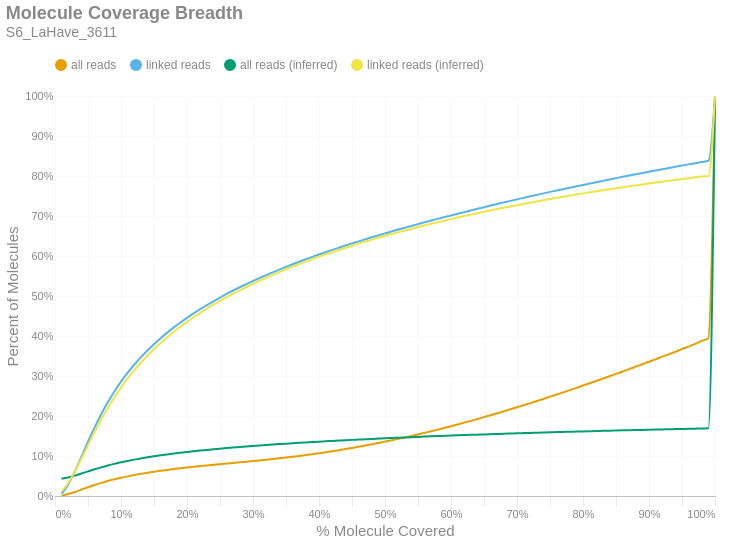

The cell this chart's notebook holds for it:
### Markdown cell above
### Molecule Read Coverage
This chart shows molecule coverage breadth as computed by the number of bases aligned to that molecule. In other words, "*how much of each unique long molecule is actually sequenced/aligned?*" Keep in mind there is a distinction between sequences and alignments, since some sequences belonging to a particular molecule may not align well and wouldn't appear in the alignment data. This chart also shows molecule coverage breadth as computed by the *inferred fragment* from which the aligned sequences originate. Unlike read coverage, this calculation takes into account the total insert size, including unsequenced gaps between the forward and reverse reads. Like the previous figures, these are cumulative percents.

### Code cell
if SKIPLR:
    print_html(f"Skipped")
else:
    binned_df = consolidated_hist(valids['coverage_bp'], mask, 0.01, True)
    binned_df_inf = consolidated_hist(valids['coverage_inserts'], mask, 0.01, True)
    binned_df = binned_df.with_columns(pl.lit(binned_df_inf['all reads (cumsum)']).alias('all reads (inferred)'))
    binned_df = binned_df.with_columns(pl.lit(binned_df_inf['linked reads (cumsum)']).alias('linked reads (inferred)'))
    binned_df = binned_df.with_columns(
        (pl.col('bin').cast(pl.Float64) + 0.01).alias('right_edge')
    )

    with SafeRender(binned_df):
        (
            density_plot(binned_df, 'Molecule Coverage Breadth', samplename, 'molcov', ['all reads (inferred)','linked reads (inferred)'])
            .encode(
                #x=alt.X('bin:Q', title="% Molecule Covered").axis(format = '%').scale(padding=0),
                x=alt.X('right_edge:Q', title="% Molecule Covered").axis(format='%').scale(padding=0),
                y=alt.Y('value:Q', title='Percent of Molecules')
                    .axis(format='%')
                    .stack(False)
                    .scale(domainMin=0, padding=0),
                color=alt.Color("key:N").scale(domain = ["all reads", "linked reads", "all reads (inferred)", "linked reads (inferred)"]),
                tooltip = [
                    alt.Tooltip("key:N", title = "Data Type"),
                    alt.Tooltip("range_label:N", title="% Molecule Covered"),
                    alt.Tooltip("value:Q", format = ".2%", title="% Molecules")
                ]
            )
        ).display()

### Figure 1 — Vega-Lite specification as saved in the notebook (floating-point values rounded to 4 significant figures)
{"width": "container", "height": 400, "config": {"title": {"anchor": "start", "dy": -15, "fontSize": 18, "color": "#888888", "subtitleColor": "#888888", "subtitleFontSize": 14}, "arc": {"fill": "#0072B2"}, "axis": {"domainColor": "#888888", "domainWidth": 0.5, "gridWidth": 0.2, "grid": false, "titleFontWeight": 400, "titleFontSize": 15, "labelFontSize": 11, "labelColor": "#888888", "tickColor": "#888888", "tickWidth": 0.2, "titleColor": "#888888"}, "axisBand": {"grid": false}, "axisX": {"grid": true, "tickSize": 10, "domainCap": "round"}, "axisY": {"domain": false, "grid": true, "tickSize": 0, "domainCap": "round"}, "background": "transparent", "header": {"labelFontSize": 15, "labelColor": "#888888", "titleFontSize": 15, "titleFontWeight": 600, "titleColor": "#888888"}, "legend": {"labelFont": "sans-serif", "labelFontSize": 12, "labelColor": "#888888", "symbolSize": 100, "symbolType": "circle", "titleFontSize": 12, "titlePadding": 10, "titleColor": "#888888", "title": null, "orient": "top"}, "range": {"category": ["#E69F00", "#56B4E9", "#009E73", "#F0E442", "#0072B2", "#D55E00", "#CC79A7", "#000000"], "diverging": ["#cfe8f3", "#a2d4ec", "#73bfe2", "#46abdb", "#1696d2", "#12719e"]}, "area": {"fill": "#0072B2", "fillOpacity": 0.7, "line": true, "strokeOpacity": 0.7}, "line": {"color": "#0072B2", "stroke": "#0072B2", "strokeWidth": 2}, "trail": {"color": "#0072B2", "stroke": "#0072B2", "strokeWidth": 0, "size": 1}, "point": {"filled": true, "fillOpacity": 1.0, "size": 95}, "text": {"color": "#888888", "fontSize": 11, "align": "right", "fontWeight": 400, "size": 11}, "bar": {"fill": "#0072B2", "stroke": null}, "view": {"stroke": null, "continuousWidth": 660, "continuousHeight": 400}}, "data": {"name": "data-9a948d4ed63f457d57f7305bbf3e0335"}, "mark": {"type": "line", "interpolate": "monotone", "point": {"opacity": 0, "size": 275}}, "encoding": {"color": {"field": "key", "scale": {"domain": ["all reads", "linked reads", "all reads (inferred)", "linked reads (inferred)"]}, "type": "nominal"}, "tooltip": [{"field": "key", "title": "Data Type", "type": "nominal"}, {"field": "range_label", "title": "% Molecule Covered", "type": "nominal"}, {"field": "value", "format": ".2%", "title": "% Molecules", "type": "quantitative"}], "x": {"axis": {"format": "%"}, "field": "right_edge", "scale": {"padding": 0}, "title": "% Molecule Covered", "type": "quantitative"}, "y": {"axis": {"format": "%"}, "field": "value", "scale": {"domainMin": 0, "padding": 0}, "stack": false, "title": "Percent of Molecules", "type": "quantitative"}}, "params": [{"name": "param_c36ac31b6afebe62", "select": {"type": "point", "fields": ["key"]}, "bind": "legend"}], "title": {"text": "Molecule Coverage Breadth", "subtitle": "S6_LaHave_3611"}, "transform": [{"fold": ["all reads (cumsum)", "linked reads (cumsum)", "all reads (inferred)", "linked reads (inferred)"]}, {"calculate": "replace(datum.key, ' (cumsum)', '')", "as": "key"}, {"filter": {"param": "param_c36ac31b6afebe62"}}], "usermeta": {"embedOptions": {"downloadFileName": "S6_LaHave_3611.molcov"}}, "$schema": "https://vega.github.io/schema/vega-lite/v6.1.0.json", "datasets": {"data-9a948d4ed63f457d57f7305bbf3e0335": [{"bin": "0.0", "interval": "0.0-0.01", "all reads": 0.0009666, "linked reads": 0.005219, "all reads (cumsum)": 0.0009666, "linked reads (cumsum)": 0.005219, "range_label": "0.0-0.01", "all reads (inferred)": 0.04307, "linked reads (inferred)": 0.0115, "right_edge": 0.01}, {"bin": "0.01", "interval": "0.01-0.02", "all reads": 0.003866, "linked reads": 0.02374, "all reads (cumsum)": 0.004832, "linked reads (cumsum)": 0.02896, "range_label": "0.01-0.02", "all reads (inferred)": 0.04648, "linked reads (inferred)": 0.03242, "right_edge": 0.02}, {"bin": "0.02", "interval": "0.02-0.03", "all reads": 0.005111, "linked reads": 0.03194, "all reads (cumsum)": 0.009943, "linked reads (cumsum)": 0.0609, "range_label": "0.02-0.03", "all reads (inferred)": 0.05096, "linked reads (inferred)": 0.06042, "right_edge": 0.03}, {"bin": "0.03", "interval": "0.03-0.04", "all reads": 0.005902, "linked reads": 0.03704, "all reads (cumsum)": 0.01585, "linked reads (cumsum)": 0.09794, "range_label": "0.03-0.04", "all reads (inferred)": 0.05612, "linked reads (inferred)": 0.09297, "right_edge": 0.04}, {"bin": "0.04", "interval": "0.04-0.05", "all reads": 0.006015, "linked reads": 0.03796, "all reads (cumsum)": 0.02186, "linked reads (cumsum)": 0.1359, "range_label": "0.04-0.05", "all reads (inferred)": 0.06149, "linked reads (inferred)": 0.1269, "right_edge": 0.05}, {"bin": "0.05", "interval": "0.05-0.06", "all reads": 0.005654, "linked reads": 0.03568, "all reads (cumsum)": 0.02751, "linked reads (cumsum)": 0.1716, "range_label": "0.05-0.06", "all reads (inferred)": 0.06674, "linked reads (inferred)": 0.1603, "right_edge": 0.06}, {"bin": "0.06", "interval": "0.06-0.07", "all reads": 0.005216, "linked reads": 0.03296, "all reads (cumsum)": 0.03273, "linked reads (cumsum)": 0.2045, "range_label": "0.06-0.07", "all reads (inferred)": 0.07162, "linked reads (inferred)": 0.1913, "right_edge": 0.07}, {"bin": "0.07", "interval": "0.07-0.08", "all reads": 0.004705, "linked reads": 0.02971, "all reads (cumsum)": 0.03744, "linked reads (cumsum)": 0.2343, "range_label": "0.07-0.08", "all reads (inferred)": 0.07616, "linked reads (inferred)": 0.2201, "right_edge": 0.08}, {"bin": "0.08", "interval": "0.08-0.09", "all reads": 0.004268, "linked reads": 0.027, "all reads (cumsum)": 0.0417, "linked reads (cumsum)": 0.2612, "range_label": "0.08-0.09", "all reads (inferred)": 0.08036, "linked reads (inferred)": 0.2468, "right_edge": 0.09}, {"bin": "0.09", "interval": "0.09-0.1", "all reads": 0.003901, "linked reads": 0.02461, "all reads (cumsum)": 0.04561, "linked reads (cumsum)": 0.2859, "range_label": "0.09-0.1", "all reads (inferred)": 0.08418, "linked reads (inferred)": 0.2711, "right_edge": 0.1}, {"bin": "0.1", "interval": "0.1-0.11", "all reads": 0.003506, "linked reads": 0.02204, "all reads (cumsum)": 0.04911, "linked reads (cumsum)": 0.3079, "range_label": "0.1-0.11", "all reads (inferred)": 0.08769, "linked reads (inferred)": 0.2934, "right_edge": 0.11}, {"bin": "0.11", "interval": "0.11-0.12", "all reads": 0.003213, "linked reads": 0.0202, "all reads (cumsum)": 0.05232, "linked reads (cumsum)": 0.3281, "range_label": "0.11-0.12", "all reads (inferred)": 0.09096, "linked reads (inferred)": 0.3141, "right_edge": 0.12}, {"bin": "0.12", "interval": "0.12-0.13", "all reads": 0.002953, "linked reads": 0.01855, "all reads (cumsum)": 0.05528, "linked reads (cumsum)": 0.3467, "range_label": "0.12-0.13", "all reads (inferred)": 0.09394, "linked reads (inferred)": 0.3331, "right_edge": 0.13}, {"bin": "0.13", "interval": "0.13-0.14", "all reads": 0.002709, "linked reads": 0.017, "all reads (cumsum)": 0.05799, "linked reads (cumsum)": 0.3637, "range_label": "0.13-0.14", "all reads (inferred)": 0.09673, "linked reads (inferred)": 0.3508, "right_edge": 0.14}, {"bin": "0.14", "interval": "0.14-0.15", "all reads": 0.002546, "linked reads": 0.01594, "all reads (cumsum)": 0.06053, "linked reads (cumsum)": 0.3796, "range_label": "0.14-0.15", "all reads (inferred)": 0.09931, "linked reads (inferred)": 0.3671, "right_edge": 0.15}, {"bin": "0.15", "interval": "0.15-0.16", "all reads": 0.002374, "linked reads": 0.01481, "all reads (cumsum)": 0.06291, "linked reads (cumsum)": 0.3944, "range_label": "0.15-0.16", "all reads (inferred)": 0.1017, "linked reads (inferred)": 0.3826, "right_edge": 0.16}, {"bin": "0.16", "interval": "0.16-0.17", "all reads": 0.002254, "linked reads": 0.01404, "all reads (cumsum)": 0.06516, "linked reads (cumsum)": 0.4084, "range_label": "0.16-0.17", "all reads (inferred)": 0.104, "linked reads (inferred)": 0.3968, "right_edge": 0.17}, {"bin": "0.17", "interval": "0.17-0.18", "all reads": 0.002129, "linked reads": 0.0132, "all reads (cumsum)": 0.06729, "linked reads (cumsum)": 0.4216, "range_label": "0.17-0.18", "all reads (inferred)": 0.1061, "linked reads (inferred)": 0.4105, "right_edge": 0.18}, {"bin": "0.18", "interval": "0.18-0.19", "all reads": 0.001977, "linked reads": 0.01217, "all reads (cumsum)": 0.06927, "linked reads (cumsum)": 0.4338, "range_label": "0.18-0.19", "all reads (inferred)": 0.1082, "linked reads (inferred)": 0.4232, "right_edge": 0.19}, {"bin": "0.19", "interval": "0.19-0.2", "all reads": 0.00191, "linked reads": 0.01166, "all reads (cumsum)": 0.07118, "linked reads (cumsum)": 0.4455, "range_label": "0.19-0.2", "all reads (inferred)": 0.1101, "linked reads (inferred)": 0.4354, "right_edge": 0.2}, {"bin": "0.2", "interval": "0.2-0.21", "all reads": 0.00183, "linked reads": 0.01114, "all reads (cumsum)": 0.07301, "linked reads (cumsum)": 0.4566, "range_label": "0.2-0.21", "all reads (inferred)": 0.1119, "linked reads (inferred)": 0.447, "right_edge": 0.21}, {"bin": "0.21", "interval": "0.21-0.22", "all reads": 0.001744, "linked reads": 0.01051, "all reads (cumsum)": 0.07475, "linked reads (cumsum)": 0.4671, "range_label": "0.21-0.22", "all reads (inferred)": 0.1136, "linked reads (inferred)": 0.4578, "right_edge": 0.22}, {"bin": "0.22", "interval": "0.22-0.23", "all reads": 0.001679, "linked reads": 0.01002, "all reads (cumsum)": 0.07643, "linked reads (cumsum)": 0.4772, "range_label": "0.22-0.23", "all reads (inferred)": 0.1153, "linked reads (inferred)": 0.4684, "right_edge": 0.23}, {"bin": "0.23", "interval": "0.23-0.24", "all reads": 0.001639, "linked reads": 0.009625, "all reads (cumsum)": 0.07807, "linked reads (cumsum)": 0.4868, "range_label": "0.23-0.24", "all reads (inferred)": 0.1169, "linked reads (inferred)": 0.4783, "right_edge": 0.24}, {"bin": "0.24", "interval": "0.24-0.25", "all reads": 0.001592, "linked reads": 0.009309, "all reads (cumsum)": 0.07966, "linked reads (cumsum)": 0.4961, "range_label": "0.24-0.25", "all reads (inferred)": 0.1184, "linked reads (inferred)": 0.4879, "right_edge": 0.25}, {"bin": "0.25", "interval": "0.25-0.26", "all reads": 0.001565, "linked reads": 0.009004, "all reads (cumsum)": 0.08123, "linked reads (cumsum)": 0.5051, "range_label": "0.25-0.26", "all reads (inferred)": 0.1198, "linked reads (inferred)": 0.497, "right_edge": 0.26}, {"bin": "0.26", "interval": "0.26-0.27", "all reads": 0.001526, "linked reads": 0.008639, "all reads (cumsum)": 0.08275, "linked reads (cumsum)": 0.5137, "range_label": "0.26-0.27", "all reads (inferred)": 0.1212, "linked reads (inferred)": 0.5057, "right_edge": 0.27}, {"bin": "0.27", "interval": "0.27-0.28", "all reads": 0.001491, "linked reads": 0.008129, "all reads (cumsum)": 0.08424, "linked reads (cumsum)": 0.5219, "range_label": "0.27-0.28", "all reads (inferred)": 0.1225, "linked reads (inferred)": 0.5142, "right_edge": 0.28}, {"bin": "0.28", "interval": "0.28-0.29", "all reads": 0.001525, "linked reads": 0.007907, "all reads (cumsum)": 0.08577, "linked reads (cumsum)": 0.5298, "range_label": "0.28-0.29", "all reads (inferred)": 0.1239, "linked reads (inferred)": 0.5225, "right_edge": 0.29}, {"bin": "0.29", "interval": "0.29-0.3", "all reads": 0.001584, "linked reads": 0.00773, "all reads (cumsum)": 0.08735, "linked reads (cumsum)": 0.5375, "range_label": "0.29-0.3", "all reads (inferred)": 0.1251, "linked reads (inferred)": 0.5304, "right_edge": 0.3}, {"bin": "0.3", "interval": "0.3-0.31", "all reads": 0.001618, "linked reads": 0.007421, "all reads (cumsum)": 0.08897, "linked reads (cumsum)": 0.5449, "range_label": "0.3-0.31", "all reads (inferred)": 0.1263, "linked reads (inferred)": 0.5381, "right_edge": 0.31}, {"bin": "0.31", "interval": "0.31-0.32", "all reads": 0.001701, "linked reads": 0.007331, "all reads (cumsum)": 0.09067, "linked reads (cumsum)": 0.5522, "range_label": "0.31-0.32", "all reads (inferred)": 0.1275, "linked reads (inferred)": 0.5457, "right_edge": 0.32}, {"bin": "0.32", "interval": "0.32-0.33", "all reads": 0.001743, "linked reads": 0.007002, "all reads (cumsum)": 0.09241, "linked reads (cumsum)": 0.5592, "range_label": "0.32-0.33", "all reads (inferred)": 0.1287, "linked reads (inferred)": 0.5528, "right_edge": 0.33}, {"bin": "0.33", "interval": "0.33-0.34", "all reads": 0.001829, "linked reads": 0.006873, "all reads (cumsum)": 0.09424, "linked reads (cumsum)": 0.5661, "range_label": "0.33-0.34", "all reads (inferred)": 0.1298, "linked reads (inferred)": 0.5599, "right_edge": 0.34}, {"bin": "0.34", "interval": "0.34-0.35", "all reads": 0.001916, "linked reads": 0.006704, "all reads (cumsum)": 0.09616, "linked reads (cumsum)": 0.5728, "range_label": "0.34-0.35", "all reads (inferred)": 0.1309, "linked reads (inferred)": 0.5668, "right_edge": 0.35}, {"bin": "0.35", "interval": "0.35-0.36", "all reads": 0.002024, "linked reads": 0.006575, "all reads (cumsum)": 0.09818, "linked reads (cumsum)": 0.5794, "range_label": "0.35-0.36", "all reads (inferred)": 0.132, "linked reads (inferred)": 0.5735, "right_edge": 0.36}, {"bin": "0.36", "interval": "0.36-0.37", "all reads": 0.002073, "linked reads": 0.006352, "all reads (cumsum)": 0.1003, "linked reads (cumsum)": 0.5858, "range_label": "0.36-0.37", "all reads (inferred)": 0.133, "linked reads (inferred)": 0.58, "right_edge": 0.37}, {"bin": "0.37", "interval": "0.37-0.38", "all reads": 0.00213, "linked reads": 0.006097, "all reads (cumsum)": 0.1024, "linked reads (cumsum)": 0.5918, "range_label": "0.37-0.38", "all reads (inferred)": 0.134, "linked reads (inferred)": 0.5862, "right_edge": 0.38}, {"bin": "0.38", "interval": "0.38-0.39", "all reads": 0.002249, "linked reads": 0.006032, "all reads (cumsum)": 0.1046, "linked reads (cumsum)": 0.5979, "range_label": "0.38-0.39", "all reads (inferred)": 0.135, "linked reads (inferred)": 0.5923, "right_edge": 0.39}, {"bin": "0.39", "interval": "0.39-0.4", "all reads": 0.002398, "linked reads": 0.005985, "all reads (cumsum)": 0.107, "linked reads (cumsum)": 0.6039, "range_label": "0.39-0.4", "all reads (inferred)": 0.1359, "linked reads (inferred)": 0.5984, "right_edge": 0.4}, {"bin": "0.4", "interval": "0.4-0.41", "all reads": 0.002407, "linked reads": 0.005665, "all reads (cumsum)": 0.1094, "linked reads (cumsum)": 0.6095, "range_label": "0.4-0.41", "all reads (inferred)": 0.1368, "linked reads (inferred)": 0.604, "right_edge": 0.41}, {"bin": "0.41", "interval": "0.41-0.42", "all reads": 0.002546, "linked reads": 0.00568, "all reads (cumsum)": 0.112, "linked reads (cumsum)": 0.6152, "range_label": "0.41-0.42", "all reads (inferred)": 0.1377, "linked reads (inferred)": 0.6097, "right_edge": 0.42}, {"bin": "0.42", "interval": "0.42-0.43", "all reads": 0.002638, "linked reads": 0.005513, "all reads (cumsum)": 0.1146, "linked reads (cumsum)": 0.6207, "range_label": "0.42-0.43", "all reads (inferred)": 0.1386, "linked reads (inferred)": 0.6151, "right_edge": 0.43}, {"bin": "0.43", "interval": "0.43-0.44", "all reads": 0.002736, "linked reads": 0.005437, "all reads (cumsum)": 0.1174, "linked reads (cumsum)": 0.6262, "range_label": "0.43-0.44", "all reads (inferred)": 0.1395, "linked reads (inferred)": 0.6206, "right_edge": 0.44}, {"bin": "0.44", "interval": "0.44-0.45", "all reads": 0.002824, "linked reads": 0.005296, "all reads (cumsum)": 0.1202, "linked reads (cumsum)": 0.6315, "range_label": "0.44-0.45", "all reads (inferred)": 0.1403, "linked reads (inferred)": 0.6258, "right_edge": 0.45}, {"bin": "0.45", "interval": "0.45-0.46", "all reads": 0.002882, "linked reads": 0.00506, "all reads (cumsum)": 0.1231, "linked reads (cumsum)": 0.6365, "range_label": "0.45-0.46", "all reads (inferred)": 0.1411, "linked reads (inferred)": 0.6309, "right_edge": 0.46}, {"bin": "0.46", "interval": "0.46-0.47", "all reads": 0.003062, "linked reads": 0.005124, "all reads (cumsum)": 0.1261, "linked reads (cumsum)": 0.6416, "range_label": "0.46-0.47", "all reads (inferred)": 0.1419, "linked reads (inferred)": 0.6359, "right_edge": 0.47}, {"bin": "0.47", "interval": "0.47-0.48", "all reads": 0.00315, "linked reads": 0.005063, "all reads (cumsum)": 0.1293, "linked reads (cumsum)": 0.6467, "range_label": "0.47-0.48", "all reads (inferred)": 0.1427, "linked reads (inferred)": 0.6409, "right_edge": 0.48}, {"bin": "0.48", "interval": "0.48-0.49", "all reads": 0.003136, "linked reads": 0.004894, "all reads (cumsum)": 0.1324, "linked reads (cumsum)": 0.6516, "range_label": "0.48-0.49", "all reads (inferred)": 0.1435, "linked reads (inferred)": 0.6457, "right_edge": 0.49}, {"bin": "0.49", "interval": "0.49-0.5", "all reads": 0.003559, "linked reads": 0.005047, "all reads (cumsum)": 0.136, "linked reads (cumsum)": 0.6566, "range_label": "0.49-0.5", "all reads (inferred)": 0.1443, "linked reads (inferred)": 0.6505, "right_edge": 0.5}, {"bin": "0.5", "interval": "0.5-0.51", "all reads": 0.003227, "linked reads": 0.004663, "all reads (cumsum)": 0.1392, "linked reads (cumsum)": 0.6613, "range_label": "0.5-0.51", "all reads (inferred)": 0.145, "linked reads (inferred)": 0.6549, "right_edge": 0.51}, {"bin": "0.51", "interval": "0.51-0.52", "all reads": 0.003611, "linked reads": 0.004751, "all reads (cumsum)": 0.1428, "linked reads (cumsum)": 0.6661, "range_label": "0.51-0.52", "all reads (inferred)": 0.1457, "linked reads (inferred)": 0.6594, "right_edge": 0.52}, {"bin": "0.52", "interval": "0.52-0.53", "all reads": 0.003587, "linked reads": 0.004621, "all reads (cumsum)": 0.1464, "linked reads (cumsum)": 0.6707, "range_label": "0.52-0.53", "all reads (inferred)": 0.1464, "linked reads (inferred)": 0.6639, "right_edge": 0.53}, {"bin": "0.53", "interval": "0.53-0.54", "all reads": 0.003774, "linked reads": 0.00452, "all reads (cumsum)": 0.1502, "linked reads (cumsum)": 0.6752, "range_label": "0.53-0.54", "all reads (inferred)": 0.1471, "linked reads (inferred)": 0.6682, "right_edge": 0.54}, {"bin": "0.54", "interval": "0.54-0.55", "all reads": 0.003795, "linked reads": 0.004534, "all reads (cumsum)": 0.154, "linked reads (cumsum)": 0.6797, "range_label": "0.54-0.55", "all reads (inferred)": 0.1478, "linked reads (inferred)": 0.6724, "right_edge": 0.55}, {"bin": "0.55", "interval": "0.55-0.56", "all reads": 0.003976, "linked reads": 0.004477, "all reads (cumsum)": 0.1579, "linked reads (cumsum)": 0.6842, "range_label": "0.55-0.56", "all reads (inferred)": 0.1485, "linked reads (inferred)": 0.6765, "right_edge": 0.56}, {"bin": "0.56", "interval": "0.56-0.57", "all reads": 0.003986, "linked reads": 0.004355, "all reads (cumsum)": 0.1619, "linked reads (cumsum)": 0.6886, "range_label": "0.56-0.57", "all reads (inferred)": 0.1491, "linked reads (inferred)": 0.6805, "right_edge": 0.57}, {"bin": "0.57", "interval": "0.57-0.58", "all reads": 0.004072, "linked reads": 0.004319, "all reads (cumsum)": 0.166, "linked reads (cumsum)": 0.6929, "range_label": "0.57-0.58", "all reads (inferred)": 0.1498, "linked reads (inferred)": 0.6845, "right_edge": 0.58}, {"bin": "0.58", "interval": "0.58-0.59", "all reads": 0.00417, "linked reads": 0.004267, "all reads (cumsum)": 0.1702, "linked reads (cumsum)": 0.6972, "range_label": "0.58-0.59", "all reads (inferred)": 0.1504, "linked reads (inferred)": 0.6883, "right_edge": 0.59}, {"bin": "0.59", "interval": "0.59-0.6", "all reads": 0.004393, "linked reads": 0.004284, "all reads (cumsum)": 0.1746, "linked reads (cumsum)": 0.7014, "range_label": "0.59-0.6", "all reads (inferred)": 0.151, "linked reads (inferred)": 0.6922, "right_edge": 0.6}, {"bin": "0.6", "interval": "0.6-0.61", "all reads": 0.004271, "linked reads": 0.004164, "all reads (cumsum)": 0.1788, "linked reads (cumsum)": 0.7056, "range_label": "0.6-0.61", "all reads (inferred)": 0.1516, "linked reads (inferred)": 0.6961, "right_edge": 0.61}, {"bin": "0.61", "interval": "0.61-0.62", "all reads": 0.004523, "linked reads": 0.004074, "all reads (cumsum)": 0.1834, "linked reads (cumsum)": 0.7097, "range_label": "0.61-0.62", "all reads (inferred)": 0.1523, "linked reads (inferred)": 0.6998, "right_edge": 0.62}, {"bin": "0.62", "interval": "0.62-0.63", "all reads": 0.00451, "linked reads": 0.004158, "all reads (cumsum)": 0.1879, "linked reads (cumsum)": 0.7138, "range_label": "0.62-0.63", "all reads (inferred)": 0.1529, "linked reads (inferred)": 0.7035, "right_edge": 0.63}, {"bin": "0.63", "interval": "0.63-0.64", "all reads": 0.004623, "linked reads": 0.004118, "all reads (cumsum)": 0.1925, "linked reads (cumsum)": 0.718, "range_label": "0.63-0.64", "all reads (inferred)": 0.1534, "linked reads (inferred)": 0.707, "right_edge": 0.64}, {"bin": "0.64", "interval": "0.64-0.65", "all reads": 0.004623, "linked reads": 0.004022, "all reads (cumsum)": 0.1971, "linked reads (cumsum)": 0.722, "range_label": "0.64-0.65", "all reads (inferred)": 0.154, "linked reads (inferred)": 0.7106, "right_edge": 0.65}, {"bin": "0.65", "interval": "0.65-0.66", "all reads": 0.004927, "linked reads": 0.004095, "all reads (cumsum)": 0.202, "linked reads (cumsum)": 0.7261, "range_label": "0.65-0.66", "all reads (inferred)": 0.1546, "linked reads (inferred)": 0.714, "right_edge": 0.66}, {"bin": "0.66", "interval": "0.66-0.67", "all reads": 0.004792, "linked reads": 0.003908, "all reads (cumsum)": 0.2068, "linked reads (cumsum)": 0.73, "range_label": "0.66-0.67", "all reads (inferred)": 0.1551, "linked reads (inferred)": 0.7174, "right_edge": 0.67}, {"bin": "0.67", "interval": "0.67-0.68", "all reads": 0.004977, "linked reads": 0.004026, "all reads (cumsum)": 0.2118, "linked reads (cumsum)": 0.734, "range_label": "0.67-0.68", "all reads (inferred)": 0.1557, "linked reads (inferred)": 0.7206, "right_edge": 0.68}, {"bin": "0.68", "interval": "0.68-0.69", "all reads": 0.004921, "linked reads": 0.00377, "all reads (cumsum)": 0.2167, "linked reads (cumsum)": 0.7378, "range_label": "0.68-0.69", "all reads (inferred)": 0.1562, "linked reads (inferred)": 0.7238, "right_edge": 0.69}, {"bin": "0.69", "interval": "0.69-0.7", "all reads": 0.005122, "linked reads": 0.003802, "all reads (cumsum)": 0.2219, "linked reads (cumsum)": 0.7416, "range_label": "0.69-0.7", "all reads (inferred)": 0.1567, "linked reads (inferred)": 0.7271, "right_edge": 0.7}, {"bin": "0.7", "interval": "0.7-0.71", "all reads": 0.005084, "linked reads": 0.003802, "all reads (cumsum)": 0.2269, "linked reads (cumsum)": 0.7454, "range_label": "0.7-0.71", "all reads (inferred)": 0.1572, "linked reads (inferred)": 0.7303, "right_edge": 0.71}, {"bin": "0.71", "interval": "0.71-0.72", "all reads": 0.005175, "linked reads": 0.003783, "all reads (cumsum)": 0.2321, "linked reads (cumsum)": 0.7492, "range_label": "0.71-0.72", "all reads (inferred)": 0.1577, "linked reads (inferred)": 0.7334, "right_edge": 0.72}, {"bin": "0.72", "interval": "0.72-0.73", "all reads": 0.005319, "linked reads": 0.00368, "all reads (cumsum)": 0.2374, "linked reads (cumsum)": 0.7528, "range_label": "0.72-0.73", "all reads (inferred)": 0.1582, "linked reads (inferred)": 0.7364, "right_edge": 0.73}, {"bin": "0.73", "interval": "0.73-0.74", "all reads": 0.005248, "linked reads": 0.003723, "all reads (cumsum)": 0.2427, "linked reads (cumsum)": 0.7566, "range_label": "0.73-0.74", "all reads (inferred)": 0.1587, "linked reads (inferred)": 0.7395, "right_edge": 0.74}, {"bin": "0.74", "interval": "0.74-0.75", "all reads": 0.005648, "linked reads": 0.003739, "all reads (cumsum)": 0.2483, "linked reads (cumsum)": 0.7603, "range_label": "0.74-0.75", "all reads (inferred)": 0.1592, "linked reads (inferred)": 0.7425, "right_edge": 0.75}, {"bin": "0.75", "interval": "0.75-0.76", "all reads": 0.005287, "linked reads": 0.00337, "all reads (cumsum)": 0.2536, "linked reads (cumsum)": 0.7637, "range_label": "0.75-0.76", "all reads (inferred)": 0.1597, "linked reads (inferred)": 0.7453, "right_edge": 0.76}, {"bin": "0.76", "interval": "0.76-0.77", "all reads": 0.005512, "linked reads": 0.00352, "all reads (cumsum)": 0.2591, "linked reads (cumsum)": 0.7672, "range_label": "0.76-0.77", "all reads (inferred)": 0.1602, "linked reads (inferred)": 0.7482, "right_edge": 0.77}, {"bin": "0.77", "interval": "0.77-0.78", "all reads": 0.005571, "linked reads": 0.003593, "all reads (cumsum)": 0.2647, "linked reads (cumsum)": 0.7708, "range_label": "0.77-0.78", "all reads (inferred)": 0.1606, "linked reads (inferred)": 0.751, "right_edge": 0.78}, {"bin": "0.78", "interval": "0.78-0.79", "all reads": 0.005585, "linked reads": 0.003441, "all reads (cumsum)": 0.2703, "linked reads (cumsum)": 0.7742, "range_label": "0.78-0.79", "all reads (inferred)": 0.1611, "linked reads (inferred)": 0.7538, "right_edge": 0.79}, {"bin": "0.79", "interval": "0.79-0.8", "all reads": 0.005947, "linked reads": 0.00351, "all reads (cumsum)": 0.2762, "linked reads (cumsum)": 0.7777, "range_label": "0.79-0.8", "all reads (inferred)": 0.1616, "linked reads (inferred)": 0.7565, "right_edge": 0.8}, {"bin": "0.8", "interval": "0.8-0.81", "all reads": 0.005496, "linked reads": 0.003336, "all reads (cumsum)": 0.2817, "linked reads (cumsum)": 0.7811, "range_label": "0.8-0.81", "all reads (inferred)": 0.162, "linked reads (inferred)": 0.7592, "right_edge": 0.81}, {"bin": "0.81", "interval": "0.81-0.82", "all reads": 0.00574, "linked reads": 0.003425, "all reads (cumsum)": 0.2875, "linked reads (cumsum)": 0.7845, "range_label": "0.81-0.82", "all reads (inferred)": 0.1624, "linked reads (inferred)": 0.7618, "right_edge": 0.82}, {"bin": "0.82", "interval": "0.82-0.83", "all reads": 0.00589, "linked reads": 0.003325, "all reads (cumsum)": 0.2934, "linked reads (cumsum)": 0.7878, "range_label": "0.82-0.83", "all reads (inferred)": 0.1628, "linked reads (inferred)": 0.7644, "right_edge": 0.83}, {"bin": "0.83", "interval": "0.83-0.84", "all reads": 0.005919, "linked reads": 0.003421, "all reads (cumsum)": 0.2993, "linked reads (cumsum)": 0.7912, "range_label": "0.83-0.84", "all reads (inferred)": 0.1633, "linked reads (inferred)": 0.7669, "right_edge": 0.84}, {"bin": "0.84", "interval": "0.84-0.85", "all reads": 0.005895, "linked reads": 0.003324, "all reads (cumsum)": 0.3052, "linked reads (cumsum)": 0.7946, "range_label": "0.84-0.85", "all reads (inferred)": 0.1637, "linked reads (inferred)": 0.7694, "right_edge": 0.85}, {"bin": "0.85", "interval": "0.85-0.86", "all reads": 0.006005, "linked reads": 0.003311, "all reads (cumsum)": 0.3112, "linked reads (cumsum)": 0.7979, "range_label": "0.85-0.86", "all reads (inferred)": 0.1641, "linked reads (inferred)": 0.7718, "right_edge": 0.86}, {"bin": "0.86", "interval": "0.86-0.87", "all reads": 0.005973, "linked reads": 0.003255, "all reads (cumsum)": 0.3171, "linked reads (cumsum)": 0.8011, "range_label": "0.86-0.87", "all reads (inferred)": 0.1645, "linked reads (inferred)": 0.7742, "right_edge": 0.87}, {"bin": "0.87", "interval": "0.87-0.88", "all reads": 0.006165, "linked reads": 0.003197, "all reads (cumsum)": 0.3233, "linked reads (cumsum)": 0.8043, "range_label": "0.87-0.88", "all reads (inferred)": 0.1649, "linked reads (inferred)": 0.7765, "right_edge": 0.88}, {"bin": "0.88", "interval": "0.88-0.89", "all reads": 0.006087, "linked reads": 0.003148, "all reads (cumsum)": 0.3294, "linked reads (cumsum)": 0.8075, "range_label": "0.88-0.89", "all reads (inferred)": 0.1653, "linked reads (inferred)": 0.7789, "right_edge": 0.89}, {"bin": "0.89", "interval": "0.89-0.9", "all reads": 0.006261, "linked reads": 0.003281, "all reads (cumsum)": 0.3357, "linked reads (cumsum)": 0.8108, "range_label": "0.89-0.9", "all reads (inferred)": 0.1657, "linked reads (inferred)": 0.7813, "right_edge": 0.9}, {"bin": "0.9", "interval": "0.9-0.91", "all reads": 0.005876, "linked reads": 0.002972, "all reads (cumsum)": 0.3415, "linked reads (cumsum)": 0.8137, "range_label": "0.9-0.91", "all reads (inferred)": 0.1661, "linked reads (inferred)": 0.7835, "right_edge": 0.91}, {"bin": "0.91", "interval": "0.91-0.92", "all reads": 0.006785, "linked reads": 0.003134, "all reads (cumsum)": 0.3483, "linked reads (cumsum)": 0.8169, "range_label": "0.91-0.92", "all reads (inferred)": 0.1665, "linked reads (inferred)": 0.7857, "right_edge": 0.92}, {"bin": "0.92", "interval": "0.92-0.93", "all reads": 0.005856, "linked reads": 0.003068, "all reads (cumsum)": 0.3542, "linked reads (cumsum)": 0.8199, "range_label": "0.92-0.93", "all reads (inferred)": 0.1668, "linked reads (inferred)": 0.788, "right_edge": 0.93}, {"bin": "0.93", "interval": "0.93-0.94", "all reads": 0.006408, "linked reads": 0.003141, "all reads (cumsum)": 0.3606, "linked reads (cumsum)": 0.8231, "range_label": "0.93-0.94", "all reads (inferred)": 0.1672, "linked reads (inferred)": 0.7902, "right_edge": 0.94}, {"bin": "0.94", "interval": "0.94-0.95", "all reads": 0.006953, "linked reads": 0.003026, "all reads (cumsum)": 0.3675, "linked reads (cumsum)": 0.8261, "range_label": "0.94-0.95", "all reads (inferred)": 0.1676, "linked reads (inferred)": 0.7924, "right_edge": 0.95}, {"bin": "0.95", "interval": "0.95-0.96", "all reads": 0.005895, "linked reads": 0.002934, "all reads (cumsum)": 0.3734, "linked reads (cumsum)": 0.829, "range_label": "0.95-0.96", "all reads (inferred)": 0.168, "linked reads (inferred)": 0.7945, "right_edge": 0.96}, {"bin": "0.96", "interval": "0.96-0.97", "all reads": 0.006861, "linked reads": 0.002964, "all reads (cumsum)": 0.3803, "linked reads (cumsum)": 0.832, "range_label": "0.96-0.97", "all reads (inferred)": 0.1684, "linked reads (inferred)": 0.7967, "right_edge": 0.97}, {"bin": "0.97", "interval": "0.97-0.98", "all reads": 0.007455, "linked reads": 0.003013, "all reads (cumsum)": 0.3877, "linked reads (cumsum)": 0.835, "range_label": "0.97-0.98", "all reads (inferred)": 0.1688, "linked reads (inferred)": 0.7989, "right_edge": 0.98}, {"bin": "0.98", "interval": "0.98-0.99", "all reads": 0.006894, "linked reads": 0.003, "all reads (cumsum)": 0.3946, "linked reads (cumsum)": 0.838, "range_label": "0.98-0.99", "all reads (inferred)": 0.1692, "linked reads (inferred)": 0.8003, "right_edge": 0.99}, {"bin": "0.99", "interval": "0.99-1.0", "all reads": 0.6054, "linked reads": 0.162, "all reads (cumsum)": 1.0, "linked reads (cumsum)": 1.0, "range_label": "0.99-1.0", "all reads (inferred)": 1.0, "linked reads (inferred)": 1.0, "right_edge": 1.0}]}}
